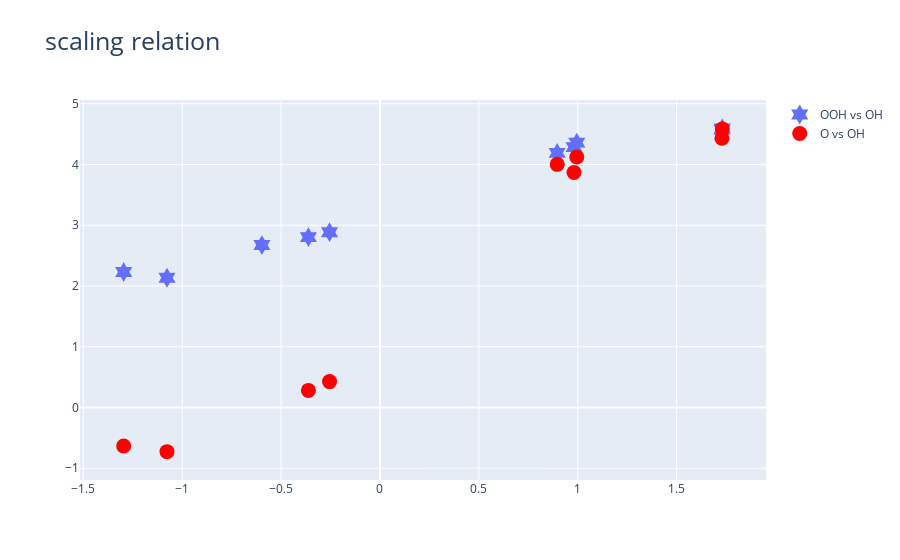

Write notebook code for a chart like this one.
### Code cell
# scatter 그래프 그리기

trace1 = go.Scatter(x = df['DE_OH'], y = df['DE_OOH'], name = 'OOH vs OH', mode = 'markers',
                    marker = dict(size = 15, symbol = 18)) # color = '#ff9f43'
trace2 = go.Scatter(x = df['DE_OH'], y = df['DE_O'], name = 'O vs OH', mode = 'markers',
                    marker = dict(size = 15, symbol = 0, color = 'rgb(255,0,0)'))

data = [trace1, trace2]

layout = go.Layout(title = 'scaling relation', titlefont = dict(size = 25))
fig = go.Figure(data = data, layout = layout)
pyo.iplot(fig)
#fig.show()

### Figure 1 — Plotly figure (JSON) as saved in the notebook; plotly's stock layout.template omitted (floating-point values rounded to 4 significant figures)
{"data": [{"marker": {"size": 15, "symbol": 18}, "mode": "markers", "name": "OOH vs OH", "type": "scatter", "x": [-1.077, 1.729, -0.597, -1.296, 0.995, 1.731, -0.255, -0.362, 0.896, 0.981], "y": [2.136, 4.572, 2.674, 2.23, 4.361, 4.595, 2.886, 2.804, 4.192, 4.287]}, {"marker": {"color": "rgb(255,0,0)", "size": 15, "symbol": 0}, "mode": "markers", "name": "O vs OH", "type": "scatter", "x": [-1.077, 1.729, -0.597, -1.296, 0.995, 1.731, -0.255, -0.362, 0.896, 0.981], "y": [-0.727, 4.432, "NaN", -0.634, 4.123, 4.586, 0.426, 0.281, 4.003, 3.869]}], "layout": {"title": {"font": {"size": 25}, "text": "scaling relation"}}}
